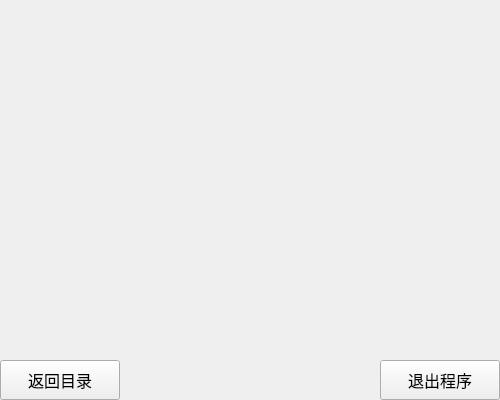
<?xml version="1.0" encoding="UTF-8"?>
<ui version="4.0">
 <class>ChainOperation</class>
 <widget class="QWidget" name="ChainOperation">
  <property name="geometry">
   <rect>
    <x>0</x>
    <y>0</y>
    <width>500</width>
    <height>400</height>
   </rect>
  </property>
  <property name="windowTitle">
   <string>Form</string>
  </property>
  <widget class="QPushButton" name="returnmenuButton">
   <property name="geometry">
    <rect>
     <x>0</x>
     <y>360</y>
     <width>120</width>
     <height>40</height>
    </rect>
   </property>
   <property name="font">
    <font>
     <family>新宋体</family>
     <pointsize>12</pointsize>
    </font>
   </property>
   <property name="text">
    <string>返回目录</string>
   </property>
  </widget>
  <widget class="QPushButton" name="exitButton">
   <property name="geometry">
    <rect>
     <x>380</x>
     <y>360</y>
     <width>120</width>
     <height>40</height>
    </rect>
   </property>
   <property name="font">
    <font>
     <family>新宋体</family>
     <pointsize>12</pointsize>
    </font>
   </property>
   <property name="text">
    <string>退出程序</string>
   </property>
  </widget>
 </widget>
 <resources/>
 <connections/>
</ui>
